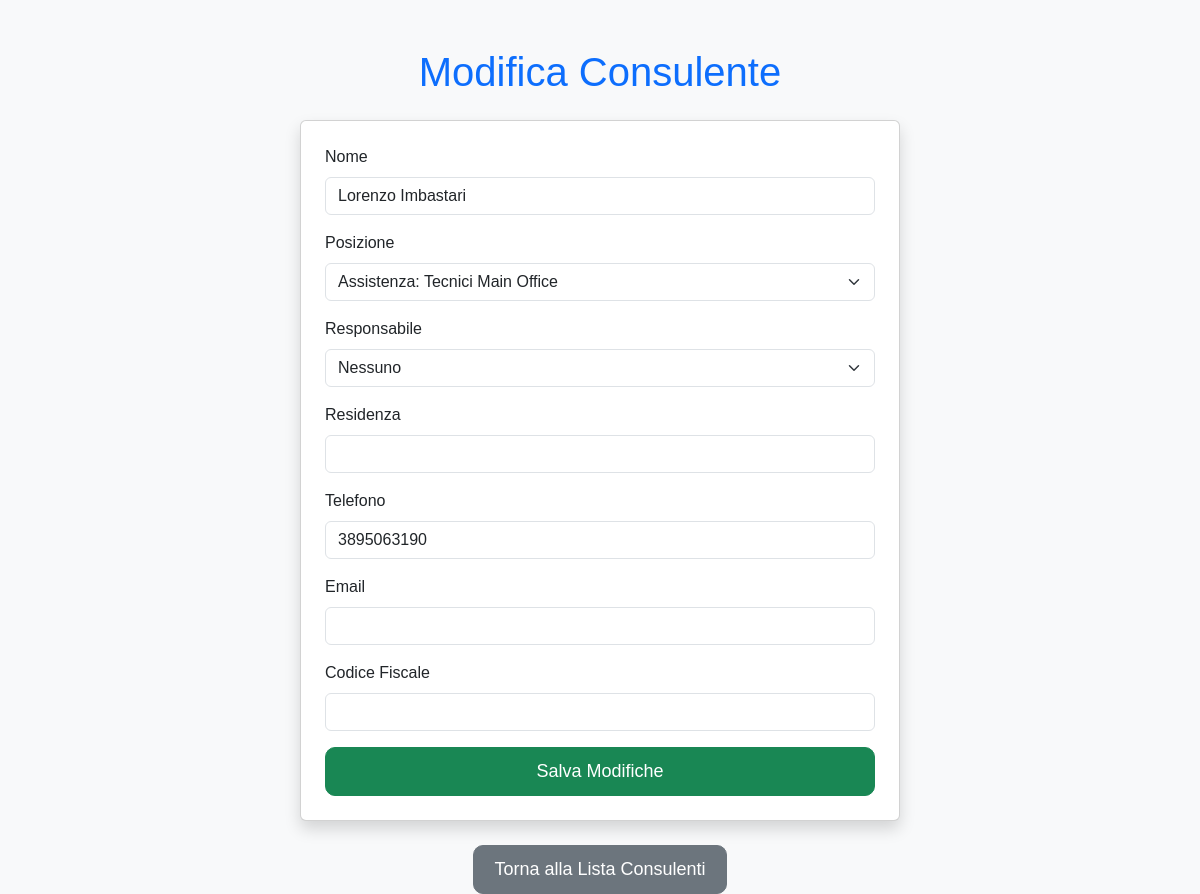
Page /modify_consultant/1 on the committed database.
### app.py (models this page shows, shortened)
class Consultant(db.Model):
    id = db.Column(db.Integer, primary_key=True)
    nome = db.Column(db.String(100), nullable=False)
    posizione_id = db.Column(db.Integer, db.ForeignKey('position.id'), nullable=False)
    posizione = db.relationship('Position', backref='consultants')
    responsabile_id = db.Column(db.Integer, db.ForeignKey('consultant.id'), nullable=True)
    responsabili = db.relationship('Consultant', remote_side=[id], backref='subordinati')
    totalYearlyPay = db.Column(db.Float, default=0.0)
    residency = db.Column(db.String(100), nullable=True)
    phone = db.Column(db.String(20), nullable=True)
    email = db.Column(db.String(100), nullable=True)
    CF = db.Column(db.String(16), nullable=True)

class Position(db.Model):
    id = db.Column(db.Integer, primary_key=True)
    nome = db.Column(db.String(100), nullable=False, unique=True)

### app.py (the view, shortened to what this page needs)
@app.route('/modify_consultant/<int:id>', methods=['GET', 'POST'])
def modify_consultant(id):
    consultant = Consultant.query.get(id)
    consultants = Consultant.query.all()
    positions = Position.query.all()
    return render_template('modify_consultant.html', consultant=consultant, consultants=consultants, positions=positions)

### templates/modify_consultant.html (shortened to what this page needs)
<!doctype html>
<html lang="it">
<head>
    <link href="https://cdn.jsdelivr.net/npm/bootstrap@5.3.0/dist/css/bootstrap.min.css" rel="stylesheet">
    <link rel="stylesheet" href="{{ url_for('static', filename='styles.css') }}">
</head>
<body class="bg-light">
    <div class="container mt-5">
        <h1 class="text-center mb-4 text-primary">Modifica Consulente</h1>
        <div class="card shadow p-4">
            <form method="POST">
                <div class="mb-3">
                    <label class="form-label">Nome</label>
                    <input type="text" class="form-control" name="nome" value="{{ consultant.nome }}" required>
                </div>
                <div class="mb-3">
                    <label class="form-label">Posizione</label>
                    <select class="form-select" name="posizione_id">
                        {% for pos in positions %}
                        <option value="{{ pos.id }}" {% if consultant.posizione_id == pos.id %}selected{% endif %}>{{ pos.nome }}</option>
                        {% endfor %}
                    </select>
                </div>
                <div class="mb-3">
                    <label class="form-label">Responsabile</label>
                    <select class="form-select" name="responsabile_id">
                        <option value="">Nessuno</option>
                    </select>
                </div>
                <div class="mb-3">
                    <label class="form-label">Residenza</label>
                    <input type="text" class="form-control" name="residency" value="{{ consultant.residency }}">
                </div>
                <div class="mb-3">
                    <label class="form-label">Telefono</label>
                    <input type="text" class="form-control" name="phone" value="{{ consultant.phone }}">
                </div>
                <div class="mb-3">
                    <label class="form-label">Email</label>
                    <input type="email" class="form-control" name="email" value="{{ consultant.email }}">
                </div>
                <div class="mb-3">
                    <label class="form-label">Codice Fiscale</label>
                    <input type="text" class="form-control" name="CF" value="{{ consultant.CF }}">
                </div>
                <button type="submit" class="btn btn-success w-100">Salva Modifiche</button>
            </form>
        </div>
        <div class="text-center mt-4">
            <a href="{{ url_for('consultants') }}" class="btn btn-secondary">Torna alla Lista Consulenti</a>
        </div>
    </div>
</body>
</html>

### static/styles.css (style rules this page uses)
body { font-family: 'Arial', sans-serif; background-color: #f8f9fa; }
.card { max-width: 600px; margin: auto; }
.btn { font-size: 18px; padding: 10px 20px; border-radius: 10px; }

### rows in the picture
Consultant: nome "Lorenzo Imbastari", posizione_id "Assistenza: Tecnici Main Office", phone "3895063190"
